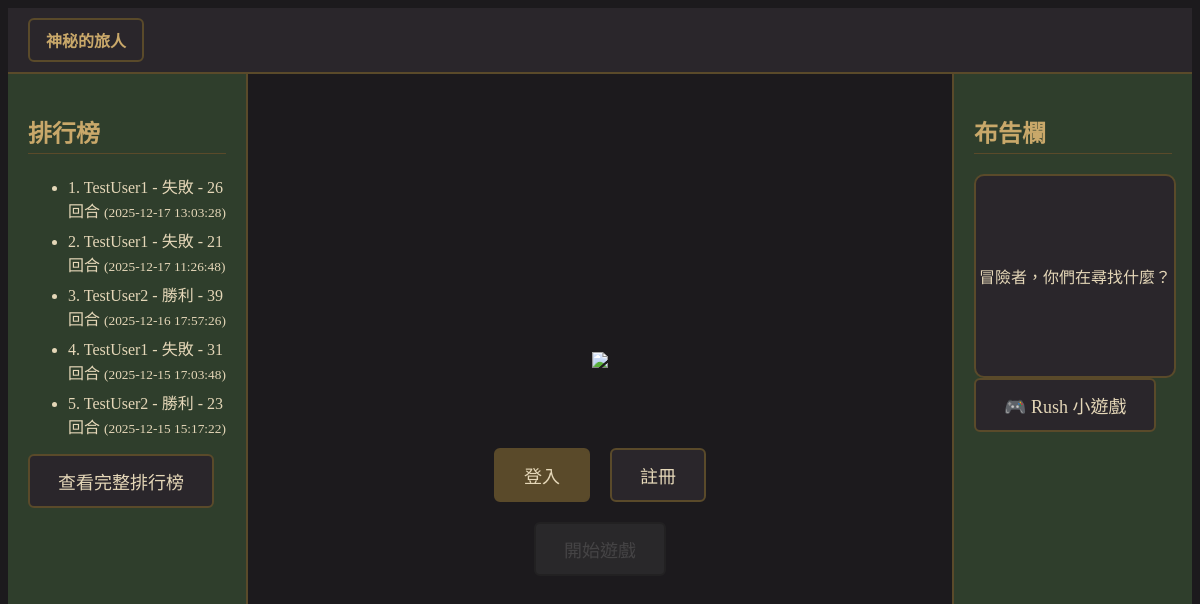
Before: / with the older database file.
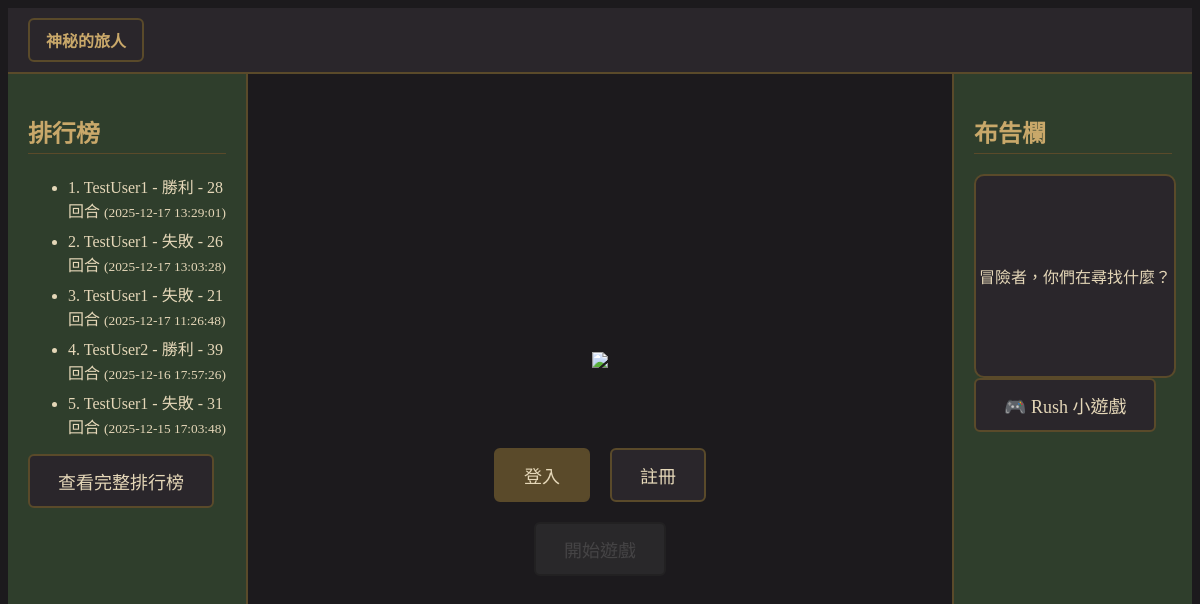
After: the same page with the newer database file.
### tables this page shows
CREATE TABLE game_records (
            record_id  INTEGER PRIMARY KEY AUTOINCREMENT,
            username   TEXT NOT NULL,
            rounds     INTEGER NOT NULL CHECK (rounds >= 1),
            winner     TEXT NOT NULL CHECK (winner IN ('player','monster')),
            played_at  TEXT NOT NULL DEFAULT (datetime('now')),
            FOREIGN KEY (username) REFERENCES players(username) ON DELETE CASCADE
        );

### app.py (the view)
@app.route("/")
def home():
    con = get_db()
    try:
        recent_records = con.execute("""
            SELECT username, winner, rounds, played_at
            FROM game_records
            ORDER BY datetime(played_at) DESC
            LIMIT 5
        """).fetchall()
    finally:
        con.close()
    return render_template("home.html",
                           recent_records=recent_records,
                           logged_in=bool(session.get("player_id")),
                           username=session.get("username"))

### app.py (called while the page is built)
def get_db():
    con = sqlite3.connect(DB_PATH)
    con.row_factory = sqlite3.Row
    return con

### templates/home.html (shortened to what this page needs)
{% extends "base.html" %}
{% block content %}
<div class="layout-container">
  <aside class="side-panel left-panel">
    <h2>
      <a href="{{ url_for('leaderboard') }}" style="text-decoration: none; color:inherit;">
        排行榜
      </a>
    </h2>
    <ul>
      {% for r in recent_records %}
      <li>
        {{loop.index}}.
        {{r["username"]}}
        - {{"勝利" if r["winner"] == "player" else "失敗"}}
        - {{r["rounds"]}} 回合
        <small>({{r["played_at"]}})</small>
      </li>
      {% else %}
      <li>目前還沒有任何遊玩紀錄</li>
      {% endfor %}
    </ul>
    <a class="btn" href="{{ url_for('leaderboard') }}">查看完整排行榜</a>
  </aside>
  <main class="main-panel">
    <div class="hero">
      <div class="hero-image-placeholder">
        <img src="{{ url_for('static', filename='img/background.png') }}">
      </div>
    </div>
    <div class="home-buttons">
      {% if not session.get('player_id') %}
        <div class="button-row">
          <a class="btn btn-primary" href="{{ url_for('login_form') }}">登入</a>
          <a class="btn btn-secondary" href="{{ url_for('register_form') }}">註冊</a>
        </div>
        <button class="btn btn-disabled" disabled title="請先登入">開始遊戲</button>
      {% endif %}
    </div>
  </main>
  <aside class="side-panel right-panel">
    <h2>布告欄</h2>
    <div class="ad-box">
      冒險者，你們在尋找什麼？
    </div>
    <a class="btn" href="/minigame/rush">🎮 Rush 小遊戲</a>
  </aside>
</div>
{% endblock %}

### templates/base.html (shortened to what this page needs)
<!DOCTYPE html>
<html lang="zh-TW">
<head>
  <link rel="stylesheet" href="{{ url_for('static', filename='app.css') }}">
  <link rel="stylesheet" href="{{ url_for('static', filename='auth.css') }}">
  <link rel="stylesheet" href="{{ url_for('static', filename='userInfo.css') }}">
  <link rel="stylesheet" href="{{ url_for('static', filename='maingame.css') }}">
</head>
<body>
  <header class="nav">
    <div class="user-info" id="user-info">
      {% if session.get('player_id') %}
        <span>{{ session.get('username') }}</span>
        <button onclick="togglePopup()">冒險者手冊</button>
      {% else %}
        <button onclick="togglePopup()">神秘的旅人</button>
      {% endif %}
    </div>
  </header>
  <main>
    {% block content %}{% endblock %}
  </main>
</body>
</html>

### static/app.css (style rules this page uses)
body { background: #1C1A1D; color: #E5D7B8; font-family: "Cinzel", "Noto Sans TC", serif; }
header.nav { position:relative; height: 40px; padding: 12px 20px; background: #2A262B; display: flex; justify-content: space-between; align-items: center; color: #E5D7B8; gap: 20px; border-bottom: 2px solid #5A4A2A; }
header.nav a, .nav button { color: #E5D7B8; text-decoration: none; font-weight: bold; }
.layout-container { display: grid; grid-template-columns: 240px 1fr 240px; height: calc(100vh - 60px); }
.side-panel { background: #2F3E2C; padding: 20px; border-right: 2px solid #5A4A2A; overflow-y: auto; }
.right-panel { border-right: none; border-left: 2px solid #5A4A2A; }
.side-panel h2 { color: #C9A86A; border-bottom: 1px solid #5A4A2A; padding-bottom: 4px; }
.side-panel li { margin: 6px 0; }
.main-panel { display: flex; flex-direction: column; align-items: center; justify-content: center; }
.hero { display: flex; justify-content: center; align-items: center; padding: 40px 0; }
.hero-image-placeholder { max-width: 600px; width: 100%; height: auto; color: #C9A86A; font-size: 22px; text-align: center; display: flex; align-items: center; justify-content: center; margin-bottom: 40px; }
.hero-image-placeholder img { width: 100%; height: auto; display: block; }
.home-buttons { text-align: center; }
.button-row { display: flex; gap: 20px; margin-bottom: 20px; justify-content: center; }
.btn { padding: 12px 28px; border-radius: 6px; border: 2px solid #5A4A2A; background: #2A262B; color: #E5D7B8; cursor: pointer; text-decoration: none; font-size: 18px; transition: 0.25s; display: inline-block; }
.btn-primary { background: #5A4A2A; color: #E5D7B8; }
.btn-secondary { background: #2A262B; }
.btn-disabled { background: #3A3A3A; border-color: #2A2A2A; color: #777; }
.ad-box { width: 100%; height: 200px; background: #2A262B; border: 2px solid #5A4A2A; border-radius: 10px; display: flex; align-items: center; justify-content: center; }

### static/userInfo.css (style rules this page uses)
.user-info { position: absolute; left: 20px; top: 50%; transform: translateY(-50%); color: #E5D7B8; font-size: 16px; }
.user-info button { background: #2A262B; color: #C9A86A; border: 2px solid #5A4A2A; padding: 8px 16px; border-radius: 6px; cursor: pointer; font-size: 16px; }

### static/maingame.css (style rules this page uses)
.btn { transition: transform .08s ease, filter .15s ease, opacity .15s ease; }
.btn:disabled { opacity: .45; filter: grayscale(1); cursor: not-allowed; transform: none; }

Changed rows visible on the page:
no longer on this page (row unchanged): game_records: username "TestUser2", winner "勝利", rounds "23", played_at "2025-12-15 15:17:22"
added game_records: username "TestUser1", winner "勝利", rounds "28", played_at "2025-12-17 13:29:01"
